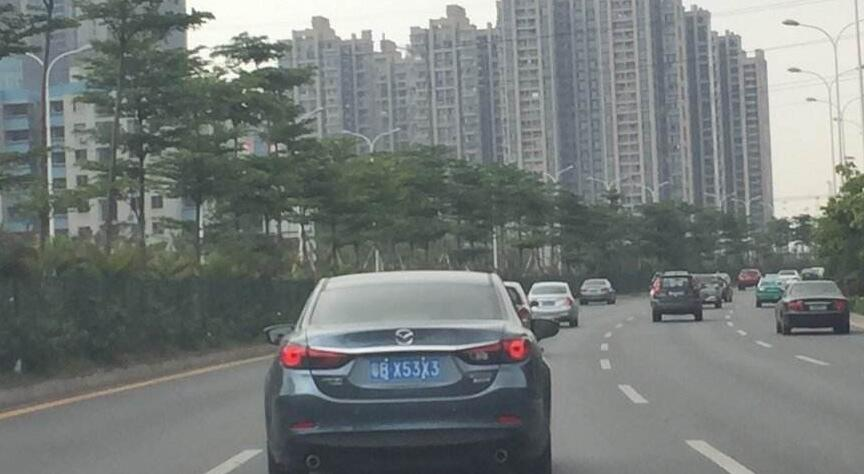
#> input picture week16/lessoncode/2.jpg, 864 x 474 px
$ jupyter execute --allow-errors '2.识别车牌.ipynb'
#> lines starting #> are read from the running program, lines starting #| are printed output that depends on the picture; after the words box and inside, x2 and y2 are one past the last pixel; in counts of white or black regions, pixels touching at a corner belong together; long printed decimals are rounded
[cell 1]
import matplotlib.pyplot as plt
import numpy as np
import cv2 as cv

[cell 2]
#image = cv.imread('1.png')
image = cv.imread('2.jpg')
#> image is the input picture: shape (474, 864, 3); mean B, G, R 121.5, 123.3, 117.8

[cell 3]
image.shape
#> Out = (474, 864, 3)

[cell 4]
def imshow(img):
    if len(img.shape) == 3:
        img = cv.cvtColor(img, cv.COLOR_BGR2RGB)
        plt.imshow(img)
    else:
        plt.imshow(img, cmap=plt.cm.gray)
    plt.show()

[cell 5]
imshow(image)

[cell 6]
image = cv.GaussianBlur(image, (3, 3), 0)
imshow(image)

[cell 7]
resize_h = 1000


resize_w = int(image.shape[1] / image.shape[0] * resize_h)
#> resize_w = 1822


image = cv.resize(image, (resize_w, resize_h))
#> image: shape (1000, 1822, 3)


image_gray = cv.cvtColor(image, cv.COLOR_BGR2GRAY)


clf = cv.CascadeClassifier('./plate.xml')
area = clf.detectMultiScale(image_gray)
#> area = [[779, 760, 152, 39]]


image2 = image.copy()
for (x, y, w, h) in area:

    cv.rectangle(image2, (x, y), (x + w, y + h), (0, 0, 255), 5)
#> this loop made 1 pass
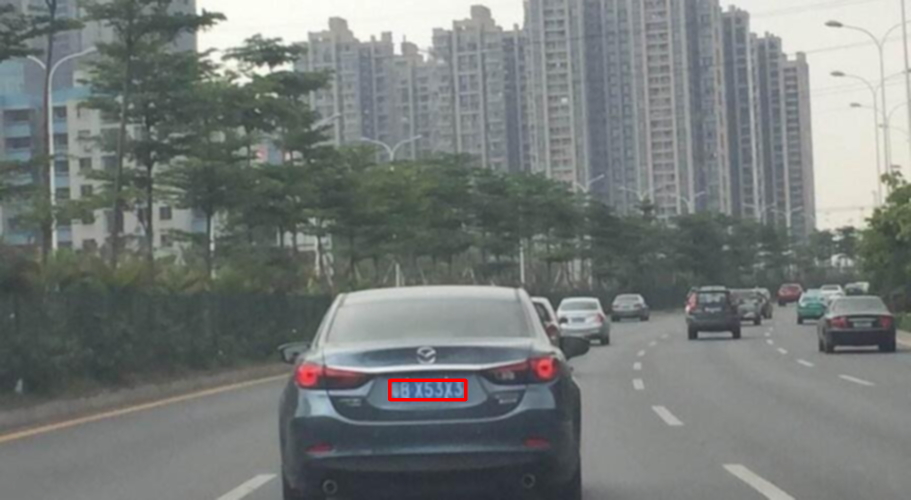
#> image2: shape (1000, 1822, 3) (shown at 1/2 size); mean B, G, R 121.2, 123.1, 118
imshow(image2)

[cell 8]
print(x, y, x + w, y + h)
#| 779 760 931 799

[cell 9]
imshow(image[y:y + h,x:x+w])

[cell 10]
gray_img = image_gray[y:y+h, x:x+w]
imshow(gray_img)

[cell 11]
#二值化
ret, gray_img = cv.threshold(gray_img, 0, 255, cv.THRESH_BINARY + cv.THRESH_OTSU)
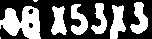
#> gray_img: shape (39, 152); 41.4% white; 8 white regions (2 under 20 px), largest, box (x1, y1, x2, y2) and area: (0, 6, 41, 39) 878, (110, 5, 126, 39) 348, (130, 2, 148, 34) 326, (71, 4, 88, 35) 311, (51, 6, 67, 35) 311, (91, 3, 107, 34) 272
#> ret = 120
imshow(gray_img)

[cell 12]
gray_img.shape
#> Out = (39, 152)

[cell 13]
plt.plot([0,500], [7,7], color='r')
plt.plot([0,500], [76,76], color='r')
imshow(gray_img)
#> in imshow (call 7), `plt.show()`:
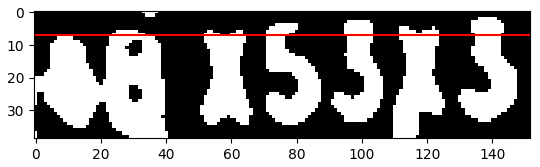
#> figure drawn by matplotlib, 1 panel

[cell 14]
#print(sum(gray_img[4,:]))
#print(sum(gray_img[78,:]))

[cell 15]
#print(sum(gray_img[40,:]))
#print(sum(gray_img[50,:]))

[cell 16]
row_lines = np.sum(gray_img, axis=1)
#> row_lines = 39 values, max 29070 at index 27, min 765 at index 1, mean 16058.5
row_lines.shape
#> Out = (39,)

[cell 17]
plt.plot(row_lines)
plt.show()
#> figure, not shown here; curve peaks at x = 27, y = 29070

[cell 18]
threshold = (row_lines.min() + row_lines.mean()) / 2
#> threshold = 8411.7
print(threshold)
#| 8411.731
#threshold = 31000

[cell 19]
plt.plot(row_lines)
plt.plot([0,80], [threshold,threshold], color='r')
plt.show()
#> figure, not shown here; curve peaks at x = 27, y = 29070

[cell 20]
up_point = -1

is_up = True
if row_lines[0] > threshold:
    up_point = 0
    up = False

wave_peaks = []
for i, x in enumerate(row_lines):

    if is_up:

        if x >= threshold:
            is_up = False
            up_point = i

    else:

        if x < threshold and i - up_point > 2:
            is_up = True
            wave_peaks.append((up_point, i))
#> this loop made 39 passes
#> (x, is_up, up_point) on pass 7: (12495, False, 6)
#> (x, is_up) on pass 36: (7140, True)
#> after the loop, up_point = 6; wave_peaks = [(6, 35)]

if not is_up and up_point != -1 and i - up_point > 4:
    wave_peaks.append((up_point, i))

wave_peaks
#> Out = [(6, 35)]

[cell 21]
wave = max(wave_peaks, key=lambda x: x[1] - x[0])
#> wave = (6, 35)
gray_img = gray_img[wave[0]:wave[1]]
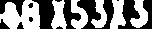
#> gray_img: shape (29, 152); 51.6% white; 12 black regions (5 under 20 px), largest, box (x1, y1, x2, y2) and area: (77, 0, 114, 29) 577, (118, 0, 152, 29) 547, (32, 0, 55, 29) 410
imshow(gray_img)

[cell 22]
gray_img.shape
#> Out = (29, 152)

[cell 23]
def find_waves(threshold, row_lines):

    up_point = -1

    is_up = True
    if row_lines[0] > threshold:
        up_point = 0
        up = False

    wave_peaks = []
    for i, x in enumerate(row_lines):

        if is_up:

            if x >= threshold:
                is_up = False
                up_point = i

        else:

            if x < threshold and i - up_point > 2:
                is_up = True
                wave_peaks.append((up_point, i))

    if not is_up and up_point != -1 and i - up_point > 4:
        wave_peaks.append((up_point, i))

    return wave_peaks

[cell 24]
column_lines = np.sum(gray_img, axis=0)
#> column_lines = 152 values, max 7395 at index 25, min 0 at index 40, mean 3814.9
plt.plot(column_lines)
plt.show()
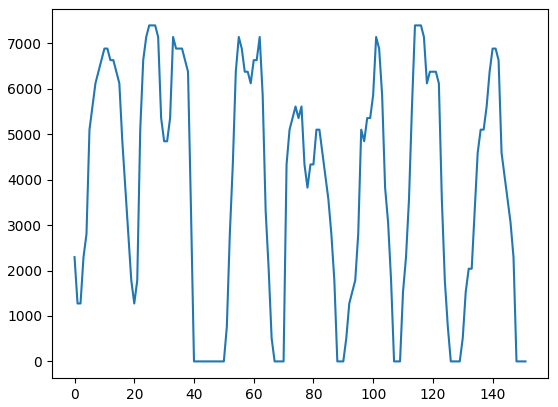
#> figure drawn by matplotlib, 1 panel; curve peaks at x = 25, y = 7395

[cell 25]
threshold = (column_lines.min() + column_lines.mean()) / 5   # U和0要求阈值偏小，否则U和0会被分成两半
#> threshold = 763

threshold
#> Out = 763

[cell 26]
plt.plot(column_lines)
plt.plot([0,320], [threshold,threshold], color='r')
plt.show()
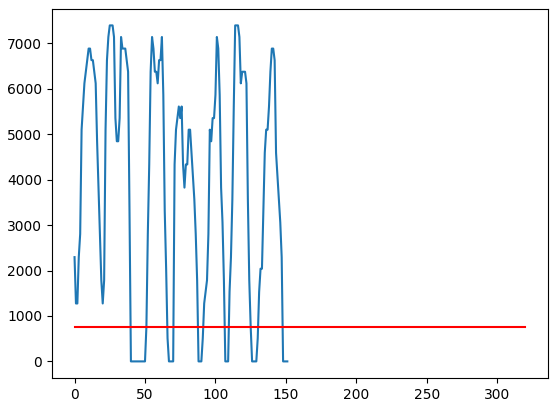
#> figure drawn by matplotlib, 1 panel; curve peaks at x = 25, y = 7395

[cell 27]
wave_peaks = find_waves(threshold, column_lines)
#> the loop in find_waves, `for i, x in enumerate(row_lines): ` made 152 passes
#> (x, is_up) on passes 1, 41, 52: (2295, False), (0, True), (765, False)
#> is_up on passes 67, 72, 89, 93, 108, 111: True, False, True, False, True, False
#> after the loop in find_waves, `for i, x in enumerate(row_lines):`: up_point = 131; wave_peaks = [(0, 40), (51, 66), (71, 88), (92, 107), (110, 126), (131, 148)]
wave_peaks
#> Out has the same summary as wave_peaks in find_waves

[cell 28]
imshow(gray_img)

length = len(wave_peaks)
#> length = 6
for i in range(length):
    plt.subplot(1, length, i+1)
    plt.imshow(gray_img[:,wave_peaks[i][0]:wave_peaks[i][1]], cmap=plt.cm.gray)

plt.show()
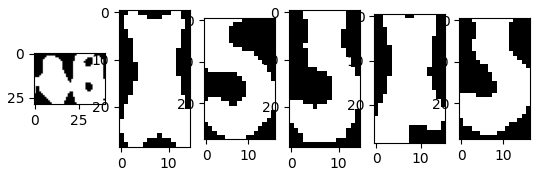
#> figure drawn by matplotlib, 6 panels

[cell 29]
def seperate_card(img, waves):
    part_cards = []
    for wave in waves:
        part_cards.append(img[:, wave[0]:wave[1]])
#> this loop made 6 passes
#> after the loop, part_cards = 6 items
    return part_cards

[cell 30]
part_cards = seperate_card(gray_img, wave_peaks)
#> part_cards = 6 items
imshow(part_cards[0])
#> in imshow (call 10), `plt.show()`:
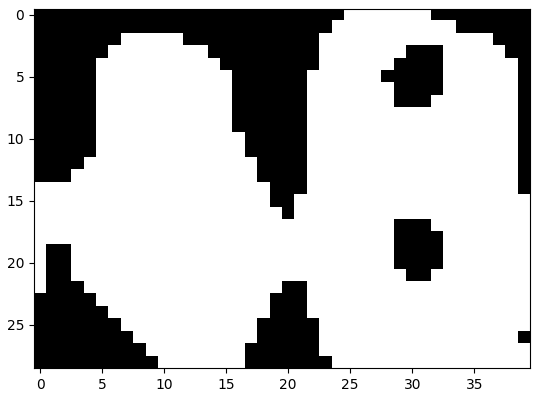
#> figure drawn by matplotlib, 1 panel

[cell 31]
from numpy.linalg import norm
def preprocess_hog(digits):
    samples = []
    for img in digits:
        gx = cv.Sobel(img, cv.CV_32F, 1, 0)
        gy = cv.Sobel(img, cv.CV_32F, 0, 1)
        mag, ang = cv.cartToPolar(gx, gy)
        bin_n = 16
        bin = np.int32(bin_n*ang/(2*np.pi))
        bin_cells = bin[:10,:10], bin[10:,:10], bin[:10,10:], bin[10:,10:]
        mag_cells = mag[:10,:10], mag[10:,:10], mag[:10,10:], mag[10:,10:]
        hists = [np.bincount(b.ravel(), m.ravel(), bin_n) for b, m in zip(bin_cells, mag_cells)]
        hist = np.hstack(hists)

        # transform to Hellinger kernel
        eps = 1e-7
        hist /= hist.sum() + eps
        hist = np.sqrt(hist)
        hist /= norm(hist) + eps

        samples.append(hist)
    return np.float32(samples)

[cell 32]
from sklearn.externals import joblib
#> (the rest of this cell did not finish here and is left out)

[cell 33]
SZ = 20
part_card = part_cards[0]
#> part_card: shape (29, 40); 70.4% white; 7 black regions (3 under 20 px), largest, box (x1, y1, x2, y2) and area: (0, 0, 25, 17) 191, (0, 19, 10, 29) 54, (17, 22, 24, 29) 31, (32, 0, 40, 15) 30
part_card_old = part_card
w = abs(part_card.shape[1] - SZ) // 2
#> w = 10
w
#> Out = 10

[cell 34]
part_card = cv.copyMakeBorder(part_card, 0, 0, w, w, cv.BORDER_CONSTANT, value=[0, 0, 0])
#> part_card: shape (29, 60); 47% white; 1 white region, box (x1, y1, x2, y2) and area: (10, 0, 50, 29) 817
part_card = cv.resize(part_card, (SZ, SZ), interpolation=cv.INTER_AREA)
#> part_card: shape (20, 20)
imshow(part_card)

[cell 35]
part_card = preprocess_hog([part_card])
#> the loop in preprocess_hog, `for img in digits:` made 1 pass
#> (bin_n, eps) on pass 1: (16, 1e-07)
#> pass 1, in preprocess_hog, `mag, ang = cv.cartToPolar(gx, gy)`:
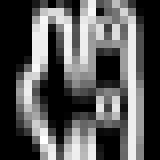
#> mag: shape (20, 20) float32 (shown 8 times larger); min 0, max 1092.4, mean 379.3; drawn with min black and max white
#> pass 1, in preprocess_hog, `mag, ang = cv.cartToPolar(gx, gy)`:
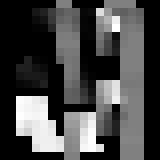
#> ang: shape (20, 20) float32 (shown 8 times larger); min 0, max 6.23, mean 1.73; drawn with min black and max white
#> after the loop in preprocess_hog, `for img in digits:`: samples = 1 item
part_card.shape
#> Out = (1, 64)

$ run again, with week16/1.png saved as week16/lessoncode/2.jpg
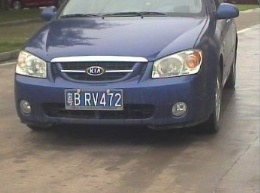
#> input picture week16/1.png, 260 x 193 px
#> image is the input picture: shape (193, 260, 3); mean B, G, R 120.4, 120.6, 123.9
#> area = [[328, 473, 325, 83]]
#> the loop `for (x, y, w, h) in area: ` made 1 pass
#> img: shape (1000, 1347, 3)
#| 328 473 653 556
#> img: shape (83, 325, 3)
#> `ret, gray_img = cv.threshold(gray_img, 0, 255, cv.THRESH_BINARY + cv.T..`:
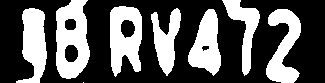
#> gray_img: shape (83, 325); 36.4% white; 8 white regions (1 under 20 px), largest, box (x1, y1, x2, y2) and area: (56, 0, 90, 79) 1897, (110, 6, 142, 77) 1617, (16, 8, 47, 83) 1430
#> ret = 119
#> row_lines = 83 values, max 45645 at index 18, min 8160 at index 4, mean 30148.4
#> `threshold = (row_lines.min() + row_lines.mean()) / 2`: threshold = 19154.2
#| 19154.187
#> the loop `for i, x in enumerate(row_lines): ` made 83 passes
#> (x, is_up, up_point) on pass 9: (21930, False, 8)
#> after the loop `for i, x in enumerate(row_lines):`: up_point = 8; wave_peaks = [(8, 74)]
#> `wave = max(wave_peaks, key=lambda x: x[1] - x[0])`: wave = (8, 74)
#> column_lines = 325 values, max 16830 at index 34, min 0 at index 0, mean 7102.3
#> `threshold = (column_lines.min() + column_lines.mean()) / 5`: threshold = 1420.5
#> the loop in find_waves, `for i, x in enumerate(row_lines): ` made 325 passes
#> (x, is_up) on passes 23, 48, 57: (2550, False), (0, True), (9180, False)
#> after the loop in find_waves, `for i, x in enumerate(row_lines):`: up_point = 266; wave_peaks = [(22, 47), (56, 90), (110, 142), (151, 181), (188, 221), (228, 259), (266, 301)]
#> `wave_peaks`: Out has the same summary as wave_peaks in find_waves
#> length = 7
#> the loop in seperate_card, `for wave in waves:` made 7 passes
#> after the loop in seperate_card, `for wave in waves:`: part_cards = 7 items
#> the loop in preprocess_hog, `for img in digits:` made 1 pass
#> (bin_n, eps) on pass 1: (16, 1e-07)
#> pass 1, in preprocess_hog, `mag, ang = cv.cartToPolar(gx, gy)`:
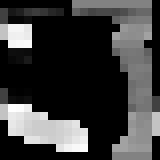
#> ang: shape (20, 20) float32 (shown 8 times larger); min 0, max 6.16, mean 1.46; drawn with min black and max white
#> after the loop in preprocess_hog, `for img in digits:`: samples = 1 item
